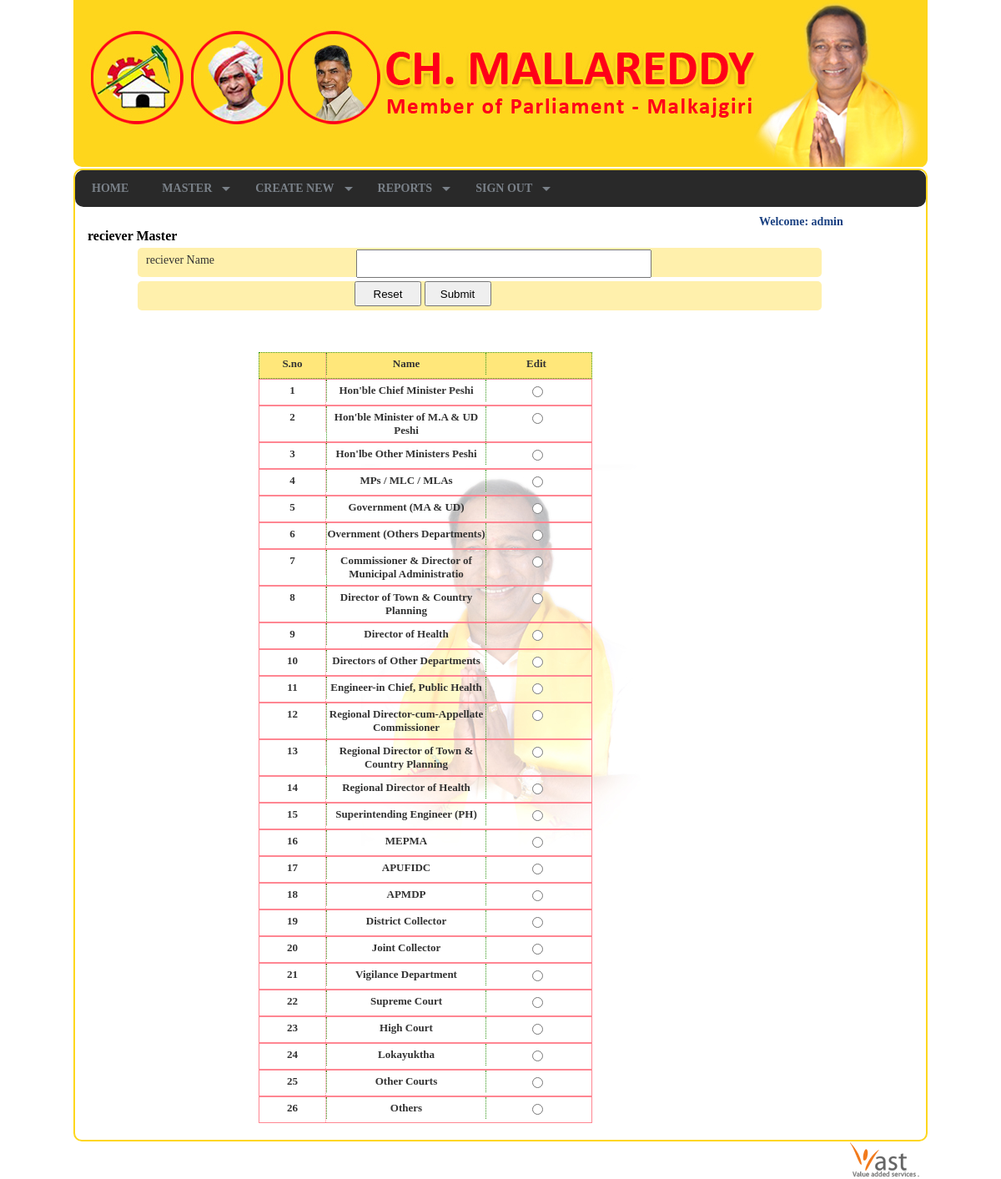
/recievermaster.php (signed in), run on the app's committed database.
### tables this page shows
CREATE TABLE IF NOT EXISTS `users` (
  `userid` int(11) NOT NULL AUTO_INCREMENT,
  `username` varchar(50) NOT NULL,
  `password` varchar(50) NOT NULL,
  PRIMARY KEY (`userid`),
  UNIQUE KEY `username` (`username`)
);

CREATE TABLE IF NOT EXISTS `letterrecievermaster` (
  `recieverid` int(11) NOT NULL AUTO_INCREMENT,
  `recievername` text NOT NULL,
  PRIMARY KEY (`recieverid`)
);

### recievermaster.php (the view, shortened to what this page needs)
<?php
$user = new User();
include('includes/header.php');
include('includes/menu.php');
?>
<div class="mastertitle">reciever Master</div>
<div style="max-height:auto; min-height:500px; margin-bottom:20px;">
  <form method="post">
    <div class="form">
      <div class="text_form">reciever Name</div>
      <div class="text_feiled_">
        <input class="feoiled_box" name="recievername" id="recievername" type="text" />
      </div>
    </div>
    <div class="form">
      <div class="text_form"></div>
      <div class="text_feiled_">
        <input class="sub" id="reset" name="reset" value="Reset" type="submit" />
        <input class="sub" id="submit" name="submit" value="Submit" type="submit" />
      </div>
    </div>
  </form>
  <div style="height:auto; width:auto;">
    <div class="main_sn">
      <div class="sn"><strong>S.no</strong></div>
      <div class="name"><strong>Name</strong></div>
      <div class="edit"><strong>Edit</strong></div>
    </div>
    <?php
$selectrecievermaster = $user->selectrecievermaster();
$i =1;
while($result = mysql_fetch_array($selectrecievermaster))
{
 ?>
    <div class="main_sn1">
      <div class="sn"><strong><?php echo $i ; ?></strong></div>
      <div class="name"><strong><?php echo ucfirst($result['recievername']);?></strong></div>
      <div class="edit"><strong>
        <input type="radio" name="recieverid" value="<?php echo $result['recieverid']; ?> " class="recieverid"  />
        </strong></div>
    </div>
    <?php
	 $i++;}
?>
  </div>
</div>
</div>
</div>
<?php include('includes/footer.php'); ?>

### includes/functions.php (shortened to what this page needs)
<?php
class User
{
	public function selectrecievermaster()
	{
		$result = mysql_query("SELECT * FROM letterrecievermaster") or die(mysql_error());
		return $result;
	}
	public function get_fullname($userid)
	{
		$result = mysql_query("SELECT * from users WHERE userid = $userid");
		$user_data = mysql_fetch_array($result);
		echo $user_data['username'];
	}
}
?>

### style.css (style rules this page uses)
body { padding:0px; margin:0px; }
.mastertitle { font-size:16px; font-weight:bold; background-image:url(images/arrow_70.gif); background-repeat:no-repeat; background-position:left center; padding-left:15px; }
.form { width:820px; height:35px; margin-left:75px; padding:0px; background-color:#fff0ac; border-radius:5px; margin-top:5px; }
.text_form { width:250px; height:28px; float:left; font-family:"Trebuchet MS"; font-size:14px; color:#333333; padding-top:7px; text-align:left; padding-left:10px; }
.text_feiled_ { width:200px; height:30px; float:left; font-family:"Trebuchet MS"; font-size:14px; color:#333333; }
.feoiled_box { width:350px; height:30px; margin:2px; padding:0px; }
.sub { width:80px; height:30px; }
.main_sn { width:398px; height:auto; min-height:27px;margin:0px; padding:0px; border:1px dotted #37991b; margin-left:220px; margin-top:50px; background-color:#ffe77a; overflow:auto; }
.sn { width:79px; height:auto; float:left; border-right:1px dotted #ff8692; min-height:25px; font-family:"Trebuchet MS"; font-size:13px; color:#333333; text-align:center; padding-top:5px; font-weight:bold; }
.name { width:190px; height:auto; float:left; border-right:1px dotted #37991b; border-left:1px dotted #37991b; font-family:"Trebuchet MS"; font-size:13px; color:#333333; text-align:center; padding-top:5px; padding-bottom:5px; font-weight:bold; word-wrap:break-word; }
.edit { width:120px; height:auto; float:left; font-family:"Trebuchet MS"; font-size:13px; color:#333333; text-align:center; padding-top:5px; font-weight:bold; }
.main_sn1 { width:398px; height:auto; min-height:23px; margin:0px; padding:0px; border:1px solid #ff8692; margin-left:220px; overflow:auto; }

### data on the page
users: username "admin"
letterrecievermaster: recievername "Hon'ble Chief Minister Peshi"
letterrecievermaster: recievername "Hon'ble Minister of M.A & UD Peshi"
letterrecievermaster: recievername "Hon'lbe Other Ministers Peshi"
letterrecievermaster: recievername "MPs / MLC / MLAs"
letterrecievermaster: recievername "Government (MA & UD)"
letterrecievermaster: recievername "Overnment (Others Departments)"
letterrecievermaster: recievername "Commissioner & Director of Municipal Administratio"
letterrecievermaster: recievername "Director of Town & Country Planning"
letterrecievermaster: recievername "Director of Health"
letterrecievermaster: recievername "Directors of Other Departments"
letterrecievermaster: recievername "Engineer-in Chief, Public Health"
letterrecievermaster: recievername "Regional Director-cum-Appellate Commissioner"
letterrecievermaster: recievername "Regional Director of Town & Country Planning"
letterrecievermaster: recievername "Regional Director of Health"
letterrecievermaster: recievername "Superintending Engineer (PH)"
letterrecievermaster: recievername "MEPMA"
letterrecievermaster: recievername "APUFIDC"
letterrecievermaster: recievername "APMDP"
letterrecievermaster: recievername "District Collector"
letterrecievermaster: recievername "Joint Collector"
letterrecievermaster: recievername "Vigilance Department"
letterrecievermaster: recievername "Supreme Court"
letterrecievermaster: recievername "High Court"
letterrecievermaster: recievername "Lokayuktha"
letterrecievermaster: recievername "Other Courts"
letterrecievermaster: recievername "Others"
